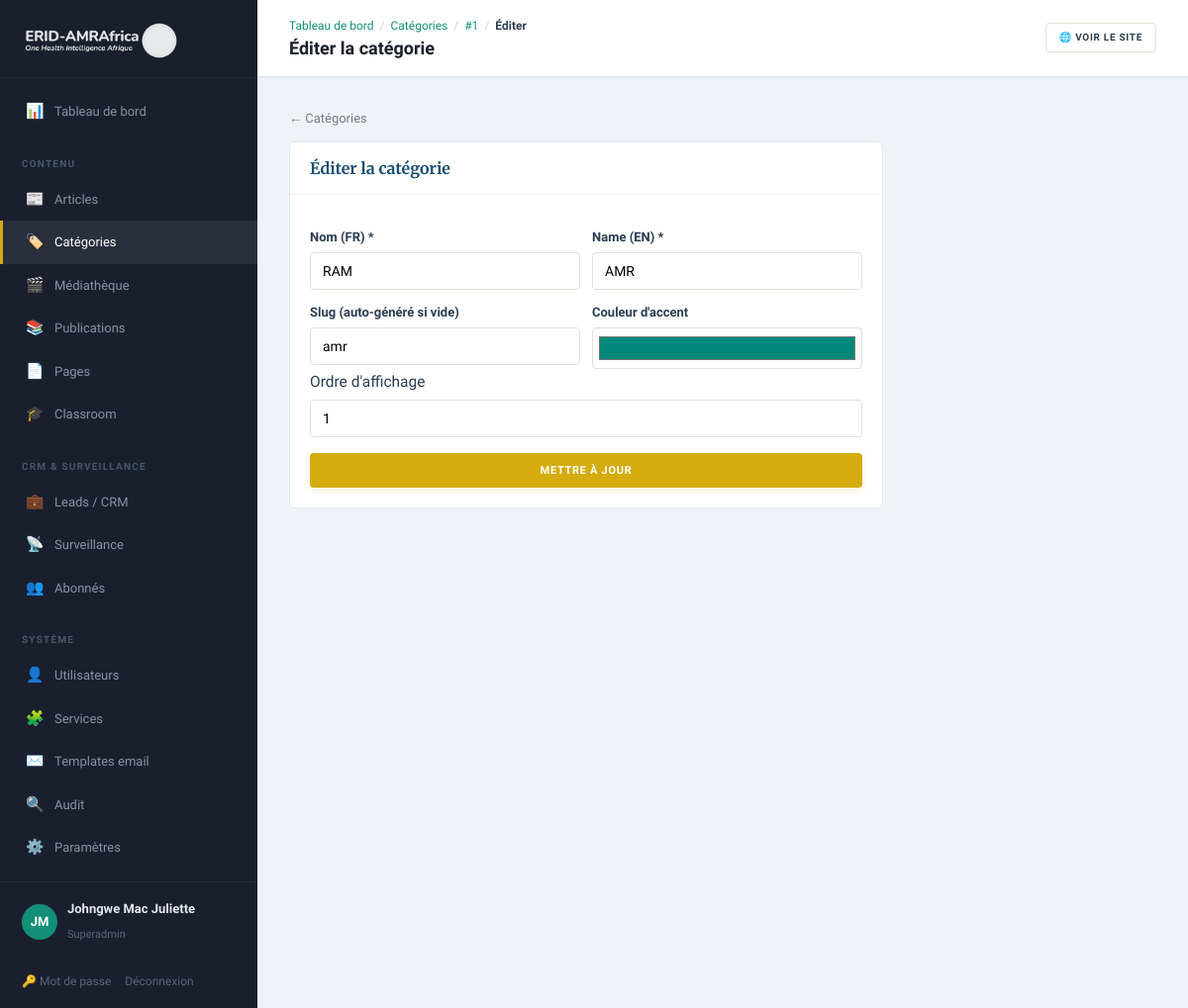
Screenshot of /admin/categories/1/edit (signed in) with the database file from the repository.
### tables this page shows
CREATE TABLE categories (
    id              INT UNSIGNED AUTO_INCREMENT PRIMARY KEY,
    slug            VARCHAR(80)     NOT NULL UNIQUE,
    name_fr         VARCHAR(120)    NOT NULL,
    name_en         VARCHAR(120)    NOT NULL,
    accent_color    VARCHAR(9)      NOT NULL DEFAULT '#0E7C7B',
    sort_order      SMALLINT        NOT NULL DEFAULT 0
);

### app/Core/View.php (called while the page is built, shortened)
<?php
final class View
{
    public static function render(string $template, array $data = [], string $layout = 'public'): void
    {
        $root = Config::get('root');
        extract($data, EXTR_SKIP);
        require $root . '/app/Views/' . $template . '.php';
    }
    public static function e(?string $s): string
    {
        return htmlspecialchars((string) $s, ENT_QUOTES, 'UTF-8');
    }
}

### app/Core/Controller.php (called while the page is built, shortened)
<?php
abstract class Controller
{
    protected function view(string $template, array $data = [], string $layout = 'public'): void
    {
        View::render($template, $data, $layout);
    }
}

### app/Controllers/Admin/CategoriesController.php (called while the page is built, shortened)
<?php
final class CategoriesController extends Controller
{
    public function edit(string $id): void
    {
        $category = Database::one('SELECT * FROM categories WHERE id = ?', [(int) $id]);
        $this->view('admin/category_form', ['title' => 'Éditer la catégorie', 'category' => $category], 'admin');
    }
}

### public/index.php (called while the page is built, shortened)
<?php
spl_autoload_register(function (string $class): void {
    $path = APP_ROOT . '/app/' . str_replace('\\', '/', substr($class, 4)) . '.php';
});
$router = new Router();
$router->dispatch($_SERVER['REQUEST_METHOD'], $_SERVER['REQUEST_URI']);

### app/Core/Config.php (called while the page is built, shortened)
<?php
final class Config
{
    private static array $data = [];
    public static function load(string $root): void
    {
        $env = [];
        self::$data = [
            'app' => [
                'name'   => $env['APP_NAME']   ?? 'ERID-AMRAfrica',
                'env'    => $env['APP_ENV']    ?? 'production',
                'url'    => $env['APP_URL']    ?? 'http://localhost:8080',
                'locale' => $env['APP_LOCALE'] ?? 'fr',
            ],
            'db' => [
                'host' => $env['DB_HOST'] ?? '127.0.0.1',
                'port' => $env['DB_PORT'] ?? '3306',
                'name' => $env['DB_NAME'] ?? 'erid_amrafrica',
                'user' => $env['DB_USER'] ?? 'root',
                'pass' => $env['DB_PASS'] ?? '',
            ],
            'mail' => [
                'from'      => $env['MAIL_FROM'] ?? 'consulting@erid-amrafrica.org',
                'from_name' => $env['MAIL_FROM_NAME'] ?? 'ERID-AMRAfrica',
            ],
            'root' => $root,
        ];
    }
    public static function get(string $key): mixed
    {
        return self::$data[$key] ?? null;
    }
}

### app/Core/Database.php (called while the page is built, shortened)
<?php
final class Database
{
    private static ?PDO $pdo = null;
    public static function pdo(): PDO
    {
        if (self::$pdo === null) {
            $cfg = Config::get('db');
            $dsn = sprintf(
                'mysql:host=%s;port=%s;dbname=%s;charset=utf8mb4',
                $cfg['host'], $cfg['port'], $cfg['name']
            );
            try {
                self::$pdo = new PDO($dsn, $cfg['user'], $cfg['pass'], [
                    PDO::ATTR_ERRMODE            => PDO::ERRMODE_EXCEPTION,
                    PDO::ATTR_DEFAULT_FETCH_MODE => PDO::FETCH_ASSOC,
                    PDO::ATTR_EMULATE_PREPARES   => false,
                    PDO::MYSQL_ATTR_INIT_COMMAND => "SET NAMES utf8mb4 COLLATE utf8mb4_unicode_ci",
                ]);
            } catch (PDOException $e) {
                http_response_code(500);
                exit('Database connection failed.');
            }
        }
        return self::$pdo;
    }
    public static function one(string $sql, array $params = []): ?array
    {
        $stmt = self::pdo()->prepare($sql);
        $stmt->execute($params);
        $row = $stmt->fetch();
        return $row ?: null;
    }
}

### app/Views/admin/category_form.php (the view, shortened to what this page needs)
<?php
$e = fn($s) => View::e($s);
$c = $category ?? [];
$isEdit = !empty($c);
?>
<a class="back" href="/admin/categories">← Catégories</a>
<div class="panel" style="max-width:600px">
  <h2><?= $isEdit ? 'Éditer la catégorie' : 'Nouvelle catégorie' ?></h2>
  <form method="post" action="<?= $isEdit ? '/admin/categories/' . (int)$c['id'] : '/admin/categories' ?>">
    <div class="form-grid">
      <label>Nom (FR) *<input type="text" name="name_fr" required value="<?= $e($c['name_fr'] ?? '') ?>" placeholder="RAM"></label>
      <label>Name (EN) *<input type="text" name="name_en" required value="<?= $e($c['name_en'] ?? '') ?>" placeholder="AMR"></label>
    </div>
    <div class="form-grid">
      <label>Slug (auto-généré si vide)<input type="text" name="slug" value="<?= $e($c['slug'] ?? '') ?>" placeholder="amr"></label>
      <label>Couleur d'accent<input type="color" name="accent_color" value="<?= $e($c['accent_color'] ?? '#0E7C7B') ?>" style="height:42px;padding:4px"></label>
    </div>
    <?php if ($isEdit): ?>
    <label>Ordre d'affichage<input type="number" name="sort_order" value="<?= (int)($c['sort_order'] ?? 0) ?>"></label>
    <?php endif; ?>
    <button class="btn btn-gold full" type="submit" style="margin-top:16px"><?= $isEdit ? 'Mettre à jour' : 'Créer la catégorie' ?></button>
  </form>
</div>

### app/Core/Router.php (shortened to what this page needs)
<?php
final class Router
{
    private array $routes = ['GET' => [], 'POST' => []];
    public function get(string $path, callable|array $handler): void
    {
        $this->routes['GET'][$this->normalize($path)] = $handler;
    }
    public function post(string $path, callable|array $handler): void
    {
        $this->routes['POST'][$this->normalize($path)] = $handler;
    }
    private function normalize(string $path): string
    {
        return '/' . trim($path, '/');
    }
    public function dispatch(string $method, string $uri): void
    {
        $path = $this->normalize(parse_url($uri, PHP_URL_PATH) ?: '/');
        foreach ($this->routes[$method] ?? [] as $route => $handler) {
            $pattern = '#^' . preg_replace('#\{[a-zA-Z_]+\}#', '([^/]+)', $route) . '$#';
            if (preg_match($pattern, $path, $m)) {
                array_shift($m);
                $this->invoke($handler, $m);
                return;
            }
        }
    }
    private function invoke(callable|array $handler, array $args): void
    {
        if (is_array($handler)) {
            [$class, $method] = $handler;
            (new $class())->{$method}(...$args);
            return;
        }
    }
}

### public/assets/css/app.css (style rules this page uses)
:root { --navy:#1B4F72;--navy-d:#154360;--navy-l:#2E86C1; --teal:#148F77;--teal-d:#0E6655;--teal-l:#1ABC9C; --gold:#D4AC0D;--gold-d:#B7950B;--gold-l:#F4D03F; --green:#27AE60;--green-d:#1E8449;--green-l:#58D68D; --burgundy:#78281F;--burgundy-d:#5B1F18; --red:#CB4335;--warm:#F8F4EF; --accent:#148F77; --c-spillover:#1B4F72;--c-amr:#148F77;--c-policy:#D4AC0D;--c-tech:#27AE60; --ink:#2C3E50;--muted:#717D8A;--light:#A6ACAF; --bg:#FCFAF7;--bg-alt:#F4F0EB;--card:#fff;--line:#E5E0D8; --font-d:'Merriweather',Georgia,serif; --font-b:'Source Sans 3','Source Sans Pro',system-ui,sans-serif; --w:1140px; --radius:10px;--radius-sm:6px;--radius-xs:4px; --shadow:0 2px 12px rgba(44,62,80,.05); --shadow-lg:0 8px 28px rgba(44,62,80,.08); --shadow-hover:0 6px 24px rgba(44,62,80,.1); }
*,*::before,*::after { box-sizing:border-box }
html { overflow-x:hidden }
body { margin:0;font-family:var(--font-b);color:var(--ink);background:var(--bg);line-height:1.7;font-size:15.5px;-webkit-font-smoothing:antialiased;overflow-x:hidden }
a { color:var(--ink);text-decoration:none;transition:color .25s }
h1,h2,h3,h4 { font-family:var(--font-d);line-height:1.25;margin:0 }
.btn { display:inline-flex;align-items:center;justify-content:center;gap:6px;padding:10px 20px;font-weight:700;border:none;cursor:pointer;font-size:11px;font-family:var(--font-b);text-transform:uppercase;letter-spacing:.7px;transition:all .25s;line-height:1.4;border-radius:var(--radius-xs);position:relative }
.btn.full { width:100% }
.btn-gold { background:var(--gold);color:#fff;box-shadow:0 2px 8px rgba(212,172,13,.2) }
.intake-form label,.form-grid label { display:block;font-weight:600;color:var(--ink);margin:12px 0 0;font-size:13px }
.intake-form input,.intake-form textarea,.intake-form select,.form-grid input,.form-grid textarea,.form-grid select,.panel input,.panel textarea,.panel select { width:100%;padding:10px 12px;border:1px solid var(--line);border-radius:var(--radius-xs);font-family:inherit;font-size:14px;margin-top:4px;background:#fff;transition:border .25s }
.form-grid { display:grid;grid-template-columns:1fr 1fr;gap:12px }
.back { display:inline-flex;align-items:center;gap:5px;margin-bottom:12px;color:var(--muted);font-size:13px;font-weight:500 }
body.admin { display:flex;background:#EFF2F7;font-family:var(--font-b);min-height:100vh }
.panel { background:#fff;border:1px solid #E2E8F0;padding:0;margin-bottom:18px;border-radius:var(--radius-sm);overflow:hidden }
.panel h2 { color:var(--navy);margin:0;font-size:16px;padding:16px 20px;border-bottom:1px solid #EDF2F7 }
.panel > form,.panel > dl,.panel > div:not(.panel__head):not(.dash-mini-list) { padding:20px }

### rows the page displays
categories: name_fr "RAM", name_en "AMR", slug "amr", accent_color "#00897b", sort_order "1"

### other values shown
$e($c[0]) "Tableau de bord"
$e($c[0]) "Catégories"
$e($c[0]) "#1"
$e($c[0]) "Éditer"
